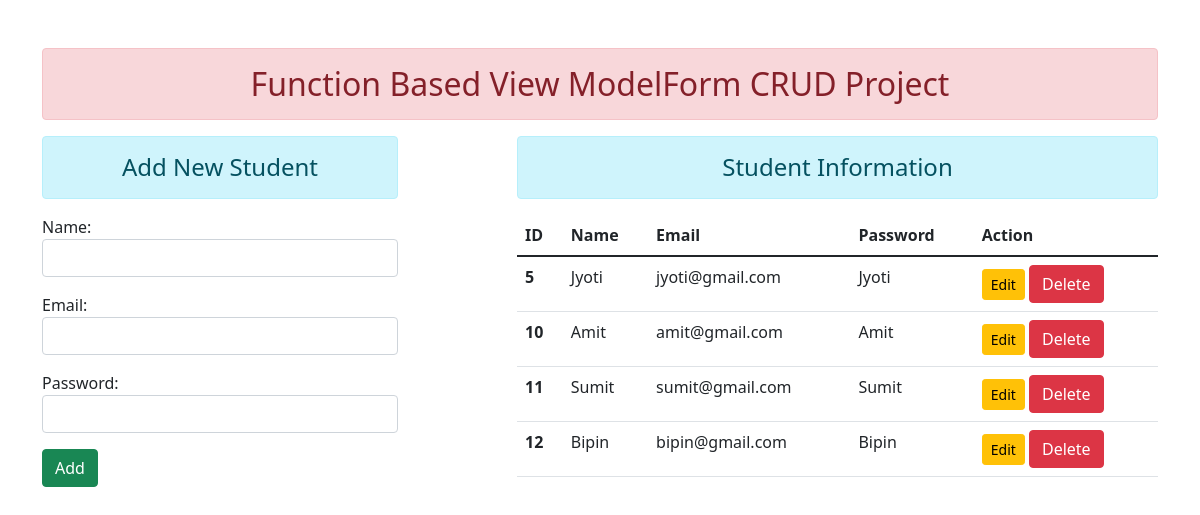
The page / on the database its author committed.
### enroll/models.py (models this page shows)
class User(models.Model):
    name = models.CharField(max_length=70)
    email = models.EmailField(max_length=100)
    password = models.CharField(max_length=100)

### enroll/views.py (the view)
# urls.py: path('', views.add_show, name='addandshow'),
def add_show(request):
    if request.method == 'POST':
        fm = StudentRegistration(request.POST)
        if fm.is_valid():
            nm = fm.cleaned_data['name']
            em = fm.cleaned_data['email']
            pw = fm.cleaned_data['password']
            reg = User(name=nm, email=em, password=pw)
            reg.save()
            fm = StudentRegistration()
    else:
        fm = StudentRegistration()
    stud = User.objects.all()
    return render(request, 'enroll/addandshow.html', {'form': fm, 'stu': stud})

### enroll/forms.py
class StudentRegistration(forms.ModelForm):
    class Meta:
        model = User
        fields = ['name', 'email', 'password']
        widgets = {
            'name': forms.TextInput(attrs={'class': 'form-control'}),
            'email': forms.EmailInput(attrs={'class': 'form-control'}),
            'password': forms.PasswordInput(render_value=True, attrs={'class': 'form-control'}),
        }

### enroll/templates/enroll/addandshow.html (shortened to what this page needs)
{% extends 'enroll/base.html' %}
{% block content %}
<div class="row">
    <div class="col-sm-4">
        <h4 class="text-center alert alert-info">Add New Student</h4>
        <form action="" method="POST">
            {{form.as_p}}
            <input type="submit" class="btn btn-success" value="Add">
        </form>
    </div>
    <div class="col-sm-7 offset-1">
        <h4 class="text-center alert alert-info">Student Information</h4>
        {% if stu %}
        <table class="table table-hover">
            <thread>
                <tr>
                    <th scope="col">ID</th>
                    <th scope="col">Name</th>
                    <th scope="col">Email</th>
                    <th scope="col">Password</th>
                    <th scope="col">Action</th>
                </tr>
            </thread>
            <tbody>
                {% for st in stu %}
                <tr>
                    <th scope="row">{{st.id}}</th>
                    <td>{{st.name}}</td>
                    <td>{{st.email}}</td>
                    <td>{{st.password}}</td>
                    <td>
                        <a href="{% url 'updatedata' st.id %}" class="btn btn-warning btn-sm">Edit</a>
                        <form action="{% url 'deletedata' st.id %}" class="d-inline" method="POST">
                            <input type="submit" class="btn btn-danger" value="Delete">
                        </form>
                    </td>
                </tr>
                {% endfor %}
            </tbody>
        </table>
        {% else %}
        <h4 class="text-center alert alert-warning">No Records</h4>
        {% endif %}
    </div>
</div>
{% endblock content %}

### enroll/templates/enroll/base.html (shortened to what this page needs)
<!DOCTYPE html>
{% load static %}
<html lang="en">
<head>
    <link rel="stylesheet" href="{% static 'enroll/css/bootstrap.css' %}">
</head>
<body>
    <div class="container mt-5">
        <h2 class="text-center alert alert-danger">Function Based View ModelForm CRUD Project</h2>
        {% block content %} {% endblock content %}
    </div>
</body>
</html>

### rows shown on the page
User: id "5", name "Jyoti", email "jyoti@gmail.com", password "Jyoti"
User: id "10", name "Amit", email "amit@gmail.com", password "Amit"
User: id "11", name "Sumit", email "sumit@gmail.com", password "Sumit"
User: id "12", name "Bipin", email "bipin@gmail.com", password "Bipin"
